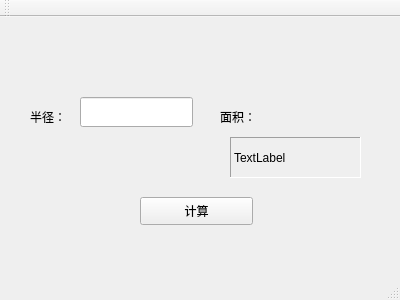
<?xml version="1.0" encoding="UTF-8"?>
<ui version="4.0">
 <class>MainWindow</class>
 <widget class="QMainWindow" name="MainWindow">
  <property name="geometry">
   <rect>
    <x>0</x>
    <y>0</y>
    <width>400</width>
    <height>300</height>
   </rect>
  </property>
  <property name="windowTitle">
   <string>MainWindow</string>
  </property>
  <widget class="QWidget" name="centralWidget">
   <widget class="QPushButton" name="pushButton">
    <property name="geometry">
     <rect>
      <x>140</x>
      <y>180</y>
      <width>113</width>
      <height>28</height>
     </rect>
    </property>
    <property name="text">
     <string>计算</string>
    </property>
   </widget>
   <widget class="QLabel" name="label">
    <property name="geometry">
     <rect>
      <x>30</x>
      <y>90</y>
      <width>80</width>
      <height>20</height>
     </rect>
    </property>
    <property name="text">
     <string>半径：</string>
    </property>
   </widget>
   <widget class="QLineEdit" name="lineEdit">
    <property name="geometry">
     <rect>
      <x>80</x>
      <y>80</y>
      <width>113</width>
      <height>30</height>
     </rect>
    </property>
   </widget>
   <widget class="QLabel" name="label_2">
    <property name="geometry">
     <rect>
      <x>220</x>
      <y>90</y>
      <width>80</width>
      <height>20</height>
     </rect>
    </property>
    <property name="text">
     <string>面积：</string>
    </property>
   </widget>
   <widget class="QLabel" name="label_3">
    <property name="geometry">
     <rect>
      <x>230</x>
      <y>120</y>
      <width>131</width>
      <height>41</height>
     </rect>
    </property>
    <property name="frameShape">
     <enum>QFrame::Panel</enum>
    </property>
    <property name="frameShadow">
     <enum>QFrame::Sunken</enum>
    </property>
    <property name="text">
     <string>TextLabel</string>
    </property>
   </widget>
  </widget>
  <widget class="QMenuBar" name="menuBar">
   <property name="geometry">
    <rect>
     <x>0</x>
     <y>0</y>
     <width>400</width>
     <height>28</height>
    </rect>
   </property>
  </widget>
  <widget class="QToolBar" name="mainToolBar">
   <attribute name="toolBarArea">
    <enum>TopToolBarArea</enum>
   </attribute>
   <attribute name="toolBarBreak">
    <bool>false</bool>
   </attribute>
  </widget>
  <widget class="QStatusBar" name="statusBar"/>
 </widget>
 <layoutdefault spacing="6" margin="11"/>
 <resources/>
 <connections/>
</ui>
